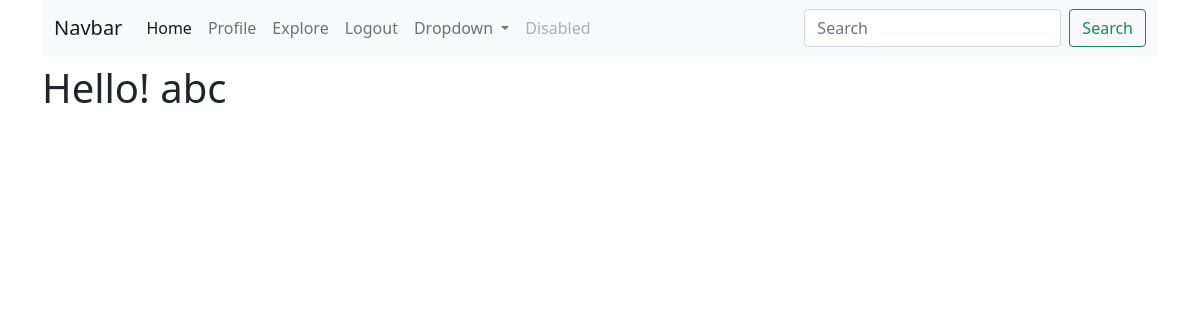
The page /explore (signed in) on the database as committed earlier.
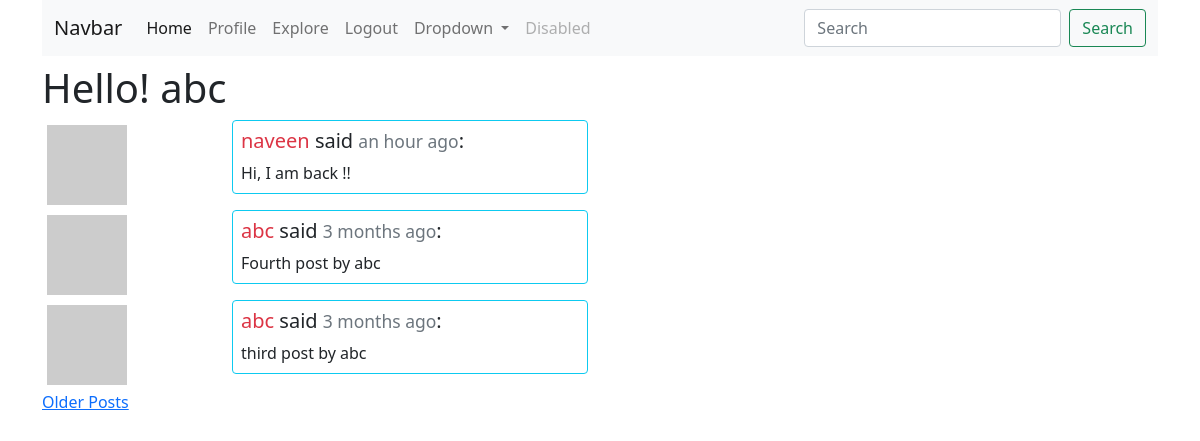
The same page on the database as committed later.
### app/models.py (models this page shows, shortened)
class Post(db.Model):
    id = db.Column(db.Integer, primary_key=True)
    body = db.Column(db.String(140))
    timestamp = db.Column(db.DateTime, index=True, default=datetime.utcnow)
    user_id = db.Column(db.Integer, db.ForeignKey('user.id'))

class User(UserMixin, db.Model):
    id = db.Column(db.Integer, primary_key=True)
    username = db.Column(db.String(64), index=True, unique=True)
    email = db.Column(db.String(120), index=True, unique=True)
    password_hash = db.Column(db.String(128))
    posts = db.relationship('Post', backref='author', lazy='dynamic')
    about_me = db.Column(db.String(140))
    last_seen = db.Column(db.DateTime, default=datetime.utcnow)
    followed = db.relationship(
        'User', secondary=followers,
        primaryjoin = (followers.c.follower_id == id),
        secondaryjoin = (followers.c.followed_id == id),
        backref = db.backref('followers', lazy='dynamic'), lazy='dynamic')
    def avatar(self, size):
        digest = md5(self.email.lower().encode('utf-8')).hexdigest()
        return f'https://gravatar.com/avatar/{digest}?d=identicon&s={size}'

### app/routes.py (the view)
@app.route('/explore')
@login_required
def explore():
    page = request.args.get('page', default=1, type=int)
    posts = Post.query.order_by(Post.timestamp.desc()).paginate(
        page, app.config['POSTS_PER_PAGE'], False)
    next_url = url_for('explore', page=posts.next_num) if posts.has_next else None
    prev_url = url_for('explore', page=posts.prev_num) if posts.has_prev else None
    return render_template('index.html', title='Explore', posts=posts.items,
                            next_url=next_url, prev_url=prev_url)

### app/models.py (called while the page is built)
@login.user_loader
def load_user(id):
    return User.query.get(int(id))

### app/routes.py (called while the page is built)
@app.before_request
def before_request():
    if current_user.is_authenticated:
        current_user.last_seen = datetime.utcnow()
        db.session.commit()

### app/templates/index.html (shortened to what this page needs)
{% extends 'base.html' %}
{% block content %}
    <h1>Hello! {{ current_user.username }}</h1>
    {% for post in posts %}
    {% include '_post.html' %}
    {% endfor %}
    {% if next_url %}
    <a href="{{ next_url }}">Older Posts</a>
    {% endif %}
{% endblock %}

### app/templates/_post.html
<div class="row justify-content-start">
    <div class="col-2">
        <img src="{{ post.author.avatar(36) }}" alt="avatar of {{ post.author.username }}" class="img-thumbnail border-white">
    </div>
    <div class="col-4">
        <div class="card mb-2 border-info">
            <div class="card-body p-2">
                <h5 class="card-title">
                    <a href="{{ url_for('user', username=post.author.username) }}" class="link-danger text-decoration-none">
                        {{ post.author.username }}
                    </a> said <small class="text-muted">{{ moment(post.timestamp).fromNow() }}</small>:
                </h5>
                <p class="card-text">{{ post.body }}</p>
            </div>
        </div>
    </div>
</div>

Rows that differ between the two databases and show on the page:
added Post: author.username "naveen", timestamp "an hour ago", body "Hi, I am back !!"
added Post: author.username "abc", timestamp "3 months ago", body "Fourth post by abc"
added Post: author.username "abc", timestamp "3 months ago", body "third post by abc"
Other text that changed with them:
text now shown: "Older Posts"
